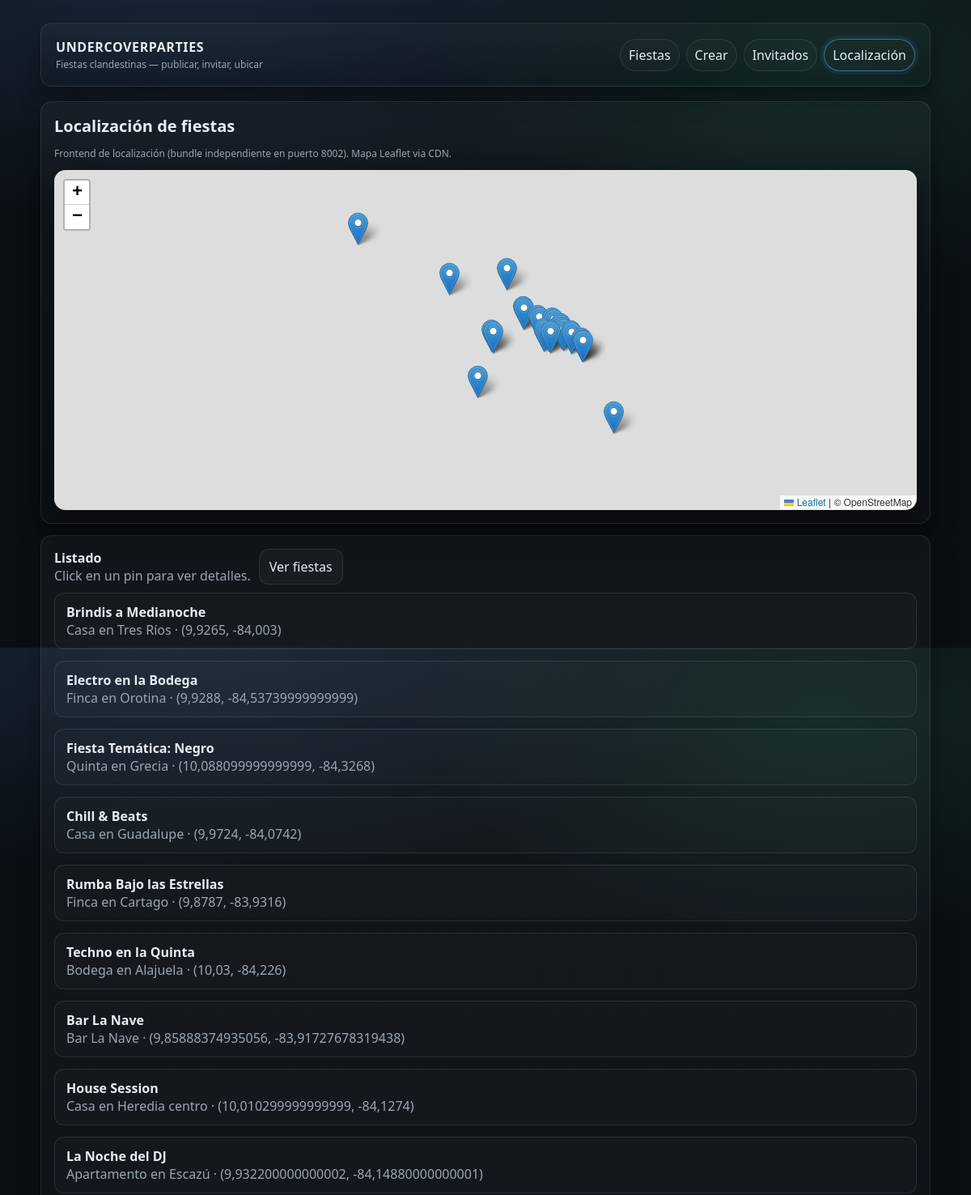
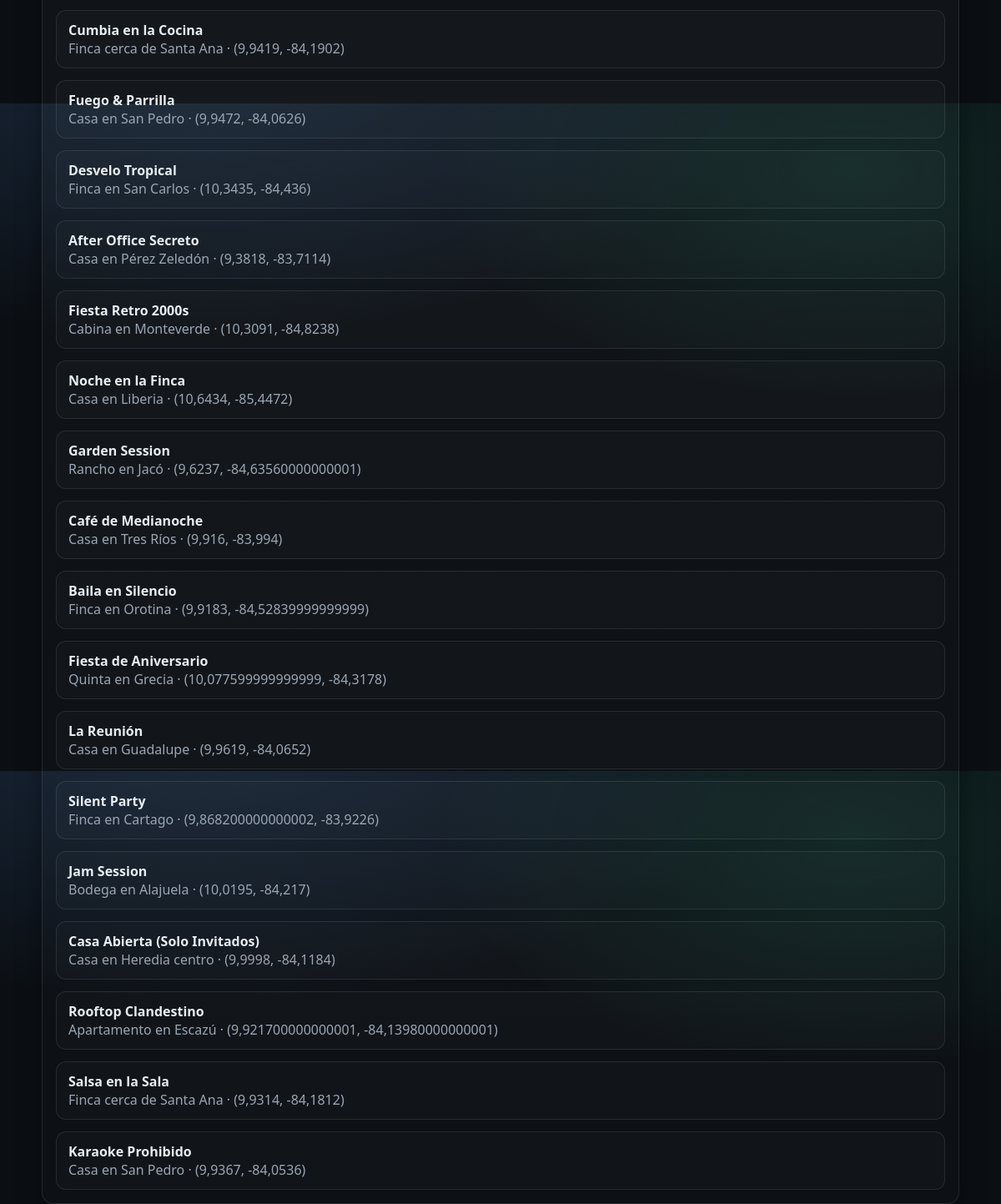
Page /localizacion on the committed database (2 pictures, top to bottom).
### party_app/models.py (models this page shows, shortened)
class Party(models.Model):
    nombre = models.CharField(max_length=200)
    ubicacion = models.CharField(max_length=255)
    ubicacion_lat = models.FloatField()
    ubicacion_lng = models.FloatField()
    capacidad = models.PositiveIntegerField()
    fecha = models.DateTimeField()
    anfitrion = models.CharField(max_length=120)
    fecha_creacion = models.DateTimeField(auto_now_add=True)

### party_app/views.py (the view)
# urls.py: path("localizacion", views.localizacion_frontend),
@require_GET
def localizacion_frontend(request: HttpRequest) -> HttpResponse:
    parties = PartyRepository().list_parties(filters=None)
    parties_data = [
        {
            "id": party.id,
            "nombre": party.nombre,
            "ubicacion": party.ubicacion,
            "lat": party.ubicacion_lat,
            "lng": party.ubicacion_lng,
            "capacidad": party.capacidad,
            "fecha": party.fecha.isoformat(),
        }
        for party in parties
    ]
    return render(
        request,
        "localizacion/localizacion.html",
        {"parties": parties, "parties_data": parties_data},
    )

### party_app/repositories.py (called while the page is built, shortened)
    def list_parties(self, *, filters: PartyFilters | None = None):
        queryset = Party.objects.all().order_by("-fecha")
        if not filters:
            return queryset

### templates/localizacion/localizacion.html (shortened to what this page needs)
{% extends "base.html" %}
{% block extra_head %}
  <link rel="stylesheet" href="https://unpkg.com/leaflet@1.9.4/dist/leaflet.css" />
{% endblock %}
{% block content %}
  <section class="card">
    <h2 class="h2">Localización de fiestas</h2>
    <p class="kicker">Frontend de localización (bundle independiente en puerto 8002). Mapa Leaflet via CDN.</p>
    <div class="map" id="map"></div>
  </section>
  <section class="card">
    <div class="split">
      <div>
        <div style="font-weight:700;">Listado</div>
        <div class="muted">Click en un pin para ver detalles.</div>
      </div>
      <a class="btn" href="/fiestas">Ver fiestas</a>
    </div>
    <div class="stack" style="margin-top: 10px;">
      {% for party in parties %}
        <div class="notice">
          <div>
            <div><b>{{ party.nombre }}</b></div>
            <div class="muted">{{ party.ubicacion }} · ({{ party.ubicacion_lat }}, {{ party.ubicacion_lng }})</div>
          </div>
        </div>
      {% endfor %}
    </div>
  </section>
{% endblock %}

### static/app.css (style rules this page uses)
:root { --bg: #0b0f14; --panel: #111826; --panel-2: #0f1520; --text: #e6edf3; --muted: #9aa6b2; --border: rgba(230, 237, 243, 0.10); --focus: rgba(96, 165, 250, 0.35); --accent: #60a5fa; --danger: #f87171; --success: #34d399; --shadow: 0 12px 30px rgba(0, 0, 0, 0.40); --radius: 14px; }
* { box-sizing: border-box; }
html, body { height: 100%; }
body { margin: 0; font-family: ui-sans-serif, system-ui, -apple-system, Segoe UI, Roboto, Arial, "Apple Color Emoji", "Segoe UI Emoji"; background: radial-gradient(1200px 600px at 20% -10%, rgba(96, 165, 250, 0.18), transparent 60%), radial-gradient(900px 500px at 85% 10%, rgba(52, 211, 153, 0.12), transparent 55%), var(--bg); color: var(--text); }
a { color: var(--accent); text-decoration: none; }
.card { background: linear-gradient(180deg, rgba(255,255,255,0.03), rgba(255,255,255,0.01)); border: 1px solid var(--border); border-radius: var(--radius); padding: 16px; box-shadow: var(--shadow); }
.stack { display: grid; gap: 14px; }
.h2 { margin: 0 0 12px; font-size: 20px; }
.muted { color: var(--muted); }
.notice { display: flex; align-items: flex-start; gap: 10px; padding: 12px 14px; border-radius: 12px; border: 1px solid var(--border); background: rgba(255,255,255,0.02); }
.btn { display: inline-flex; align-items: center; justify-content: center; gap: 8px; padding: 10px 12px; border-radius: 12px; border: 1px solid var(--border); background: rgba(255,255,255,0.03); color: var(--text); cursor: pointer; }
.kicker { font-size: 12px; color: var(--muted); margin: 0 0 12px; }
.split { display: flex; gap: 10px; align-items: center; flex-wrap: wrap; }
.map { height: 420px; border: 1px solid var(--border); border-radius: var(--radius); overflow: hidden; box-shadow: var(--shadow); }

### rows in the picture
Party: nombre "Brindis a Medianoche", ubicacion "Casa en Tres Ríos", ubicacion_lat "9,9265", ubicacion_lng "-84,003"
Party: nombre "Electro en la Bodega", ubicacion "Finca en Orotina", ubicacion_lat "9,9288", ubicacion_lng "-84,53739999999999"
Party: nombre "Fiesta Temática: Negro", ubicacion "Quinta en Grecia", ubicacion_lat "10,088099999999999", ubicacion_lng "-84,3268"
Party: nombre "Chill & Beats", ubicacion "Casa en Guadalupe", ubicacion_lat "9,9724", ubicacion_lng "-84,0742"
Party: nombre "Rumba Bajo las Estrellas", ubicacion "Finca en Cartago", ubicacion_lat "9,8787", ubicacion_lng "-83,9316"
Party: nombre "Techno en la Quinta", ubicacion "Bodega en Alajuela", ubicacion_lat "10,03", ubicacion_lng "-84,226"
Party: nombre "Bar La Nave", ubicacion "Bar La Nave", ubicacion_lat "9,85888374935056", ubicacion_lng "-83,91727678319438"
Party: nombre "House Session", ubicacion "Casa en Heredia centro", ubicacion_lat "10,010299999999999", ubicacion_lng "-84,1274"
Party: nombre "La Noche del DJ", ubicacion "Apartamento en Escazú", ubicacion_lat "9,932200000000002", ubicacion_lng "-84,14880000000001"
Party: nombre "Cumbia en la Cocina", ubicacion "Finca cerca de Santa Ana", ubicacion_lat "9,9419", ubicacion_lng "-84,1902"
Party: nombre "Fuego & Parrilla", ubicacion "Casa en San Pedro", ubicacion_lat "9,9472", ubicacion_lng "-84,0626"
Party: nombre "Desvelo Tropical", ubicacion "Finca en San Carlos", ubicacion_lat "10,3435", ubicacion_lng "-84,436"
Party: nombre "After Office Secreto", ubicacion "Casa en Pérez Zeledón", ubicacion_lat "9,3818", ubicacion_lng "-83,7114"
Party: nombre "Fiesta Retro 2000s", ubicacion "Cabina en Monteverde", ubicacion_lat "10,3091", ubicacion_lng "-84,8238"
Party: nombre "Noche en la Finca", ubicacion "Casa en Liberia", ubicacion_lat "10,6434", ubicacion_lng "-85,4472"
Party: nombre "Garden Session", ubicacion "Rancho en Jacó", ubicacion_lat "9,6237", ubicacion_lng "-84,63560000000001"
Party: nombre "Café de Medianoche", ubicacion "Casa en Tres Ríos", ubicacion_lat "9,916", ubicacion_lng "-83,994"
Party: nombre "Baila en Silencio", ubicacion "Finca en Orotina", ubicacion_lat "9,9183", ubicacion_lng "-84,52839999999999"
Party: nombre "Fiesta de Aniversario", ubicacion "Quinta en Grecia", ubicacion_lat "10,077599999999999", ubicacion_lng "-84,3178"
Party: nombre "La Reunión", ubicacion "Casa en Guadalupe", ubicacion_lat "9,9619", ubicacion_lng "-84,0652"
Party: nombre "Silent Party", ubicacion "Finca en Cartago", ubicacion_lat "9,868200000000002", ubicacion_lng "-83,9226"
Party: nombre "Jam Session", ubicacion "Bodega en Alajuela", ubicacion_lat "10,0195", ubicacion_lng "-84,217"
Party: nombre "Casa Abierta (Solo Invitados)", ubicacion "Casa en Heredia centro", ubicacion_lat "9,9998", ubicacion_lng "-84,1184"
Party: nombre "Rooftop Clandestino", ubicacion "Apartamento en Escazú", ubicacion_lat "9,921700000000001", ubicacion_lng "-84,13980000000001"
Party: nombre "Salsa en la Sala", ubicacion "Finca cerca de Santa Ana", ubicacion_lat "9,9314", ubicacion_lng "-84,1812"
Party: nombre "Karaoke Prohibido", ubicacion "Casa en San Pedro", ubicacion_lat "9,9367", ubicacion_lng "-84,0536"
